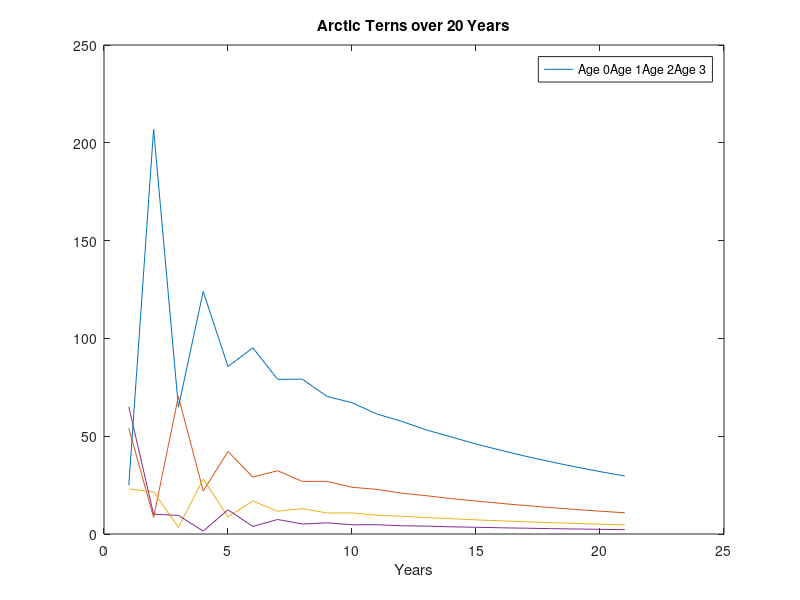

The MATLAB script that drew this image:
%  Hoops tells us about Leslie matrices
%  Working with page 2 of the handout.  Arctic Terns:
%
%  Draw a transition diagram.  The nodes are the ages
%  the birds are allowed to go to.  Maximum age of these
%  birds is 3 and they never survive to be 4 years old.  =(
%
%  The table gives s'es and f's.  The s's give survival
%  probabilities.  The f's are birth rates, or fecundity
%
%            0.34          0.40          0.44
%   Circle 0 ---> Circle 1 ---> Circle 2 ---> Circle 3
%
%   Use f values to draw arrows from age group back to Circle 0
%
%   Deriving the equations
%
%   n0(t+1) = 0 n0(t) + 1.5 n1(t) + 1.8 n2(t) + 1.3 n3(t)
%   n1(t+1) = 0.34 n0(t)
%   n2(t+2) =           0.40 n1(t)
%   n3(t+1) =                       0.44 n2(t)
%

tern_leslie = [0.00, 1.5, 1.8, 1.3; ...
               0.34, 0.0, 0.0, 0.0; ...
               0.00, 0.40, 0.0, 0.0; ...
               0.00, 0.00, 0.44, 0.0]
           
%  Set the initial conditions: 25 at age 0, 54 at age 1, 
%  23 at age 2, 65 at age 3
tern_initial = [25; 54; 23; 65];

%  Want to find n-vector at 10 years.
%  To create a matrix that could hold all vectors of tern values
%  over the years
Nmat = [tern_initial];  

tern_10 = tern_leslie^(10)*tern_initial


%  If we want to plot population sizes over time, say to 
%  time t = 20
for i = 1:20
    %  In column (i+1) put the value of n at time i (recall
    %  column 1 holds value of n at time 0.
    
    Nmat(:,i+1) = tern_leslie^(i)*tern_initial;
end
plot(Nmat')
legend(["Age 0", "Age 1", "Age 2", "Age 3"])
xlabel("Years")
title("Arctic Terns over 20 Years")